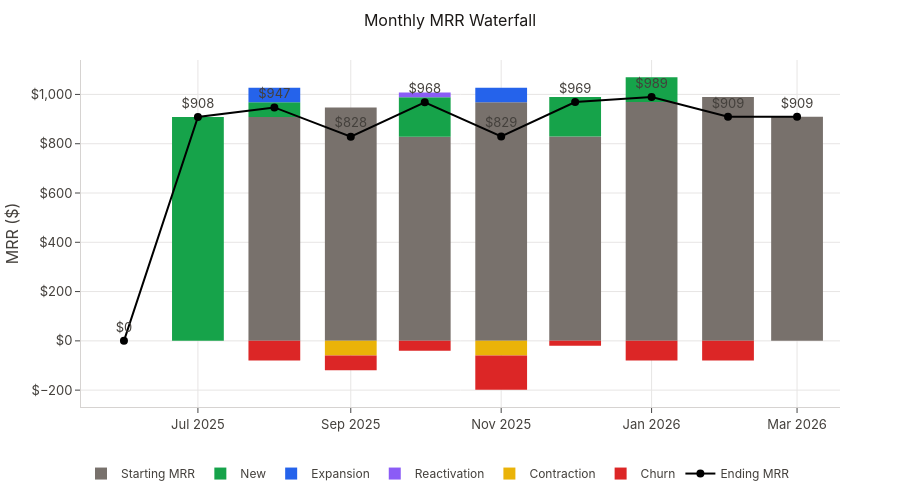

The notebook cell saved with this chart:
### Code cell
reports.mrr.plot_waterfall(wf)

### Figure 1 — Plotly figure (JSON) as saved in the notebook; plotly's stock layout.template omitted (floating-point values rounded to 4 significant figures)
{"data": [{"marker": {"color": "#78716C"}, "name": "Starting MRR", "type": "bar", "x": ["2025-06", "2025-07", "2025-08", "2025-09", "2025-10", "2025-11", "2025-12", "2026-01", "2026-02", "2026-03"], "y": [0.0, 0.0, 908.3, 947.3, 828.3, 968.3, 829.3, 969.3, 989.3, 909.3]}, {"marker": {"color": "#16A34A"}, "name": "New", "type": "bar", "x": ["2025-06", "2025-07", "2025-08", "2025-09", "2025-10", "2025-11", "2025-12", "2026-01", "2026-02", "2026-03"], "y": [0.0, 908.3, 60.0, 0.0, 160.0, 0.0, 160.0, 100.0, 0.0, 0.0]}, {"marker": {"color": "#2563EB"}, "name": "Expansion", "type": "bar", "x": ["2025-06", "2025-07", "2025-08", "2025-09", "2025-10", "2025-11", "2025-12", "2026-01", "2026-02", "2026-03"], "y": [0.0, 0.0, 59.0, 0.0, 0.0, 59.0, 0.0, 0.0, 0.0, 0.0]}, {"marker": {"color": "#8B5CF6"}, "name": "Reactivation", "type": "bar", "x": ["2025-06", "2025-07", "2025-08", "2025-09", "2025-10", "2025-11", "2025-12", "2026-01", "2026-02", "2026-03"], "y": [0.0, 0.0, 0.0, 0.0, 20.0, 0.0, 0.0, 0.0, 0.0, 0.0]}, {"marker": {"color": "#EAB308"}, "name": "Contraction", "type": "bar", "x": ["2025-06", "2025-07", "2025-08", "2025-09", "2025-10", "2025-11", "2025-12", "2026-01", "2026-02", "2026-03"], "y": [0.0, 0.0, 0.0, -59.0, 0.0, -59.0, 0.0, 0.0, 0.0, 0.0]}, {"marker": {"color": "#DC2626"}, "name": "Churn", "type": "bar", "x": ["2025-06", "2025-07", "2025-08", "2025-09", "2025-10", "2025-11", "2025-12", "2026-01", "2026-02", "2026-03"], "y": [0.0, 0.0, -80.0, -60.0, -40.0, -139.0, -20.0, -80.0, -80.0, 0.0]}, {"line": {"color": "black", "width": 2}, "marker": {"size": 8}, "mode": "lines+markers+text", "name": "Ending MRR", "text": ["$0", "$908", "$947", "$828", "$968", "$829", "$969", "$989", "$909", "$909"], "textposition": "top center", "type": "scatter", "x": ["2025-06", "2025-07", "2025-08", "2025-09", "2025-10", "2025-11", "2025-12", "2026-01", "2026-02", "2026-03"], "y": [0.0, 908.3, 947.3, 828.3, 968.3, 829.3, 969.3, 989.3, 909.3, 909.3]}], "layout": {"barmode": "relative", "height": 500, "legend": {"orientation": "h", "y": -0.15}, "title": {"text": "Monthly MRR Waterfall"}, "yaxis": {"tickformat": ",", "tickprefix": "$", "title": {"text": "MRR ($)"}}}}
